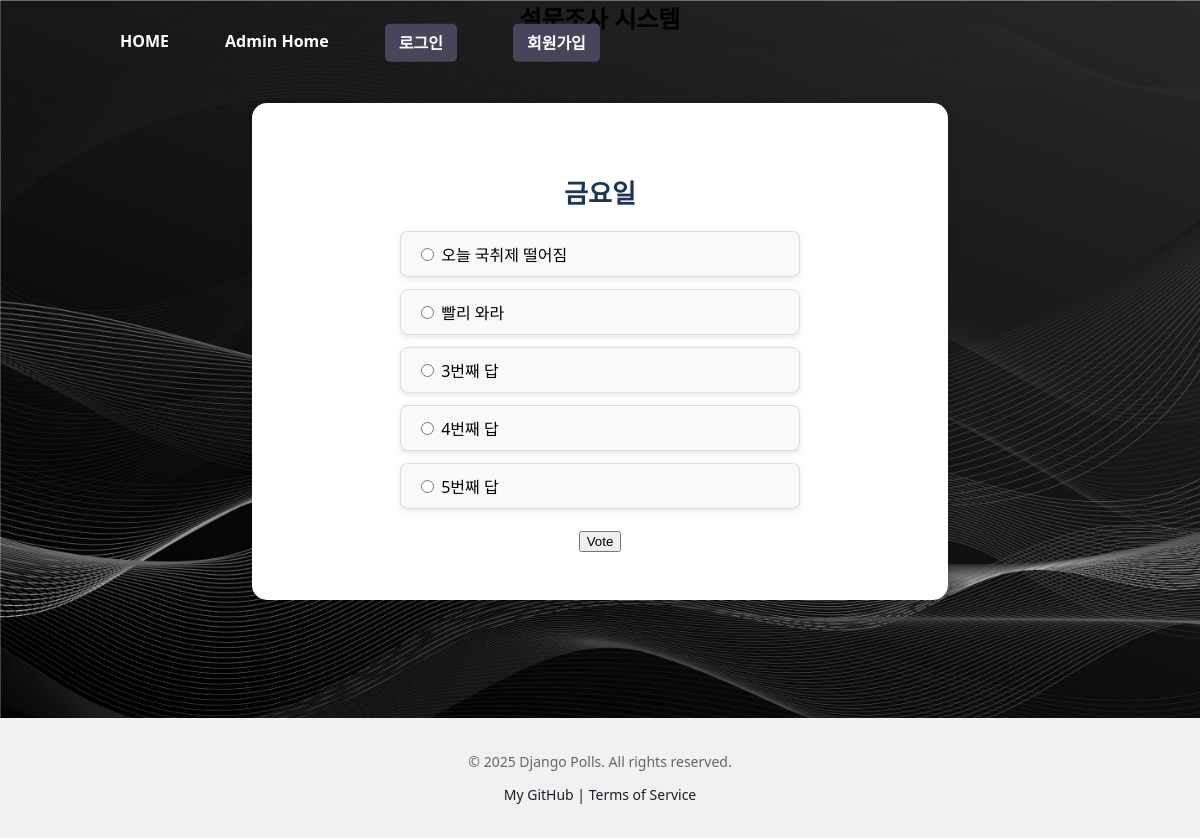
The app's page /polls/2/ with its own data.
### polls/models.py (models this page shows, shortened)
class Question(models.Model):
    question_text = models.CharField(max_length=200)
    pub_date = models.DateTimeField('date published')

class Choice(models.Model):
    question = models.ForeignKey(Question, on_delete = models.CASCADE)
    choice_text = models.CharField(max_length=200)
    votes = models.IntegerField(default=0)

### polls/views.py (the view)
# urls.py: path("<int:pk>/", views.DetailView.as_view(), name="detail"),
class DetailView(generic.DetailView):
    model = Question
    template_name = "polls/detail.html"
    context_object_name = "question"
    def get_queryset(self):
        return Question.objects.filter(pub_date__lte=timezone.now())

### templates/polls/detail.html (shortened to what this page needs)
{% extends "polls/base.html" %}
{% load static %}
{% block content %}
<link rel="stylesheet" href="{% static 'polls/detail.css' %}">
<div class="detail-container">
 <h2 class="question-title">{{ question.question_text }}</h2>
 <form action="{% url 'polls:vote' question.id %}" method="post" class="vote-form">
   <ul class="choice-list">
    {% for choice in question.choice_set.all %}
    <li>
     <label>
    <input type="radio" name="choice" value="{{ choice.id }}">
    <label for="choice_{{ choice.id }}">{{ choice.choice_text }}</label>
     </label>
    </li>
    {% endfor %}
   </ul>
  <div class="submit-btn-wrap">
   <input type="submit" value="Vote" class="submit-btn">
  </div>
 </form>
</div>
{% endblock %}

### static/polls/css/index.css (style rules this page uses)
body { background: url("../img/backgrond.jpg") no-repeat top left; background-size: cover; min-height: 100vh ; background-attachment: fixed; color: rgb(255, 255, 255); font-family: 'Segoe UI', sans-serif; margin: 0; padding: 0; color: rgb(0, 0, 0); }
h2 { color: #333; font-size: 28px; margin-bottom: 20px; }
ul { list-style: none; padding: 0; margin: 0 auto; max-width: 700px; }
li { background-color: white; border-radius: 10px; margin-bottom: 12px; padding: 15px 20px; box-shadow: 0 2px 6px rgba(0, 0, 0, 0.1); transition: background-color 0.2s ease; }

### static/polls/css/detail.css (style rules this page uses)
.detail-container { background-color: #ffffff; max-width: 600px; margin: 3rem auto; padding: 3rem; border-radius: 15px; box-shadow: 0 4px 12px rgba(0, 0, 0, 0.1); text-align: center; }
.question-title { font-size: 26px; color: #1d3557; margin-bottom: 20px; }
.choice-list { list-style: none; padding: 0; margin: 0 auto 20px; text-align: left; max-width: 400px; }
.choice-list li { margin-bottom: 12px; background-color: #f8f9fa; padding: 10px 15px; border-radius: 8px; border: 1px solid #ddd; transition: background-color 0.2s ease; }

### records on screen
Question: question_text "금요일"
Choice: choice_text "오늘 국취제 떨어짐"
Choice: choice_text "빨리 와라"
Choice: choice_text "3번째 답"
Choice: choice_text "4번째 답"
Choice: choice_text "5번째 답"
